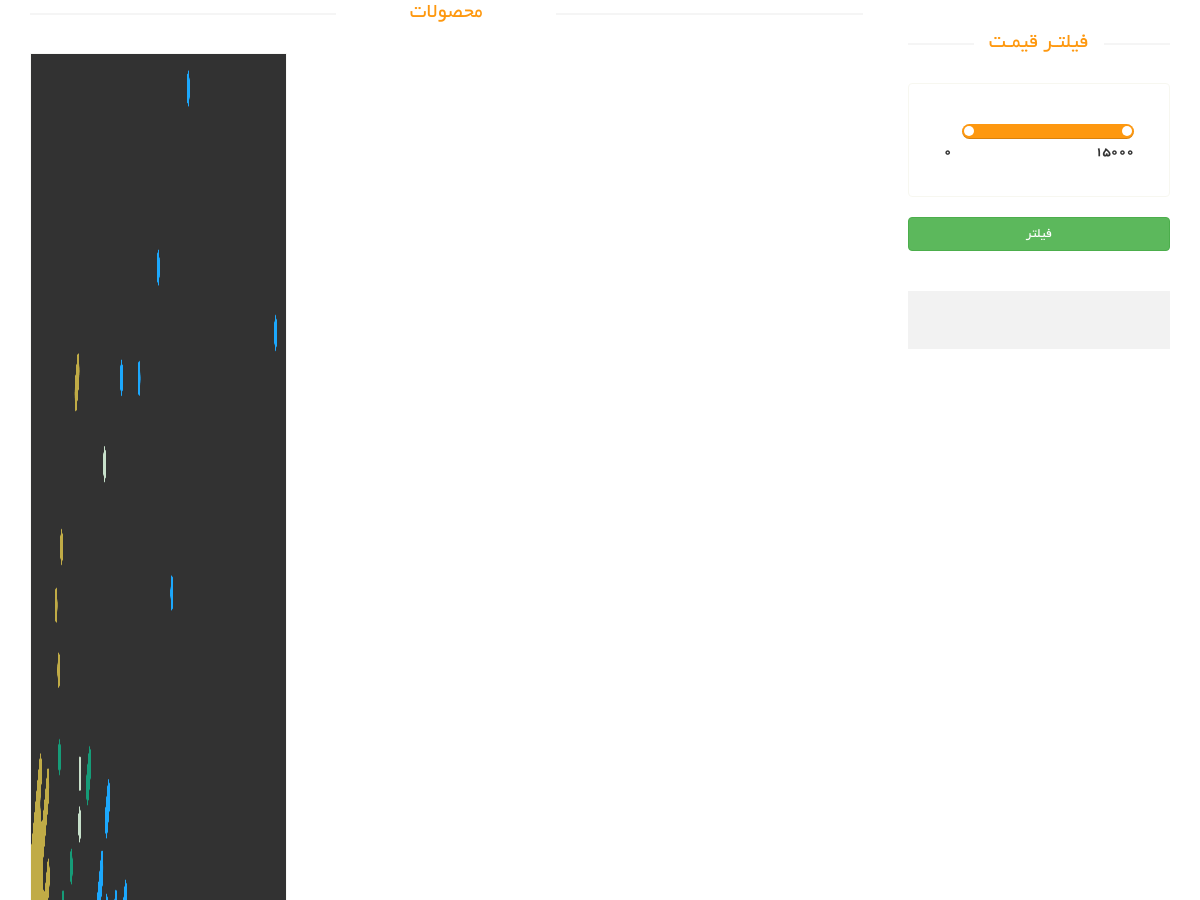
/products/ (upper part), run on an earlier commit of the app's database.
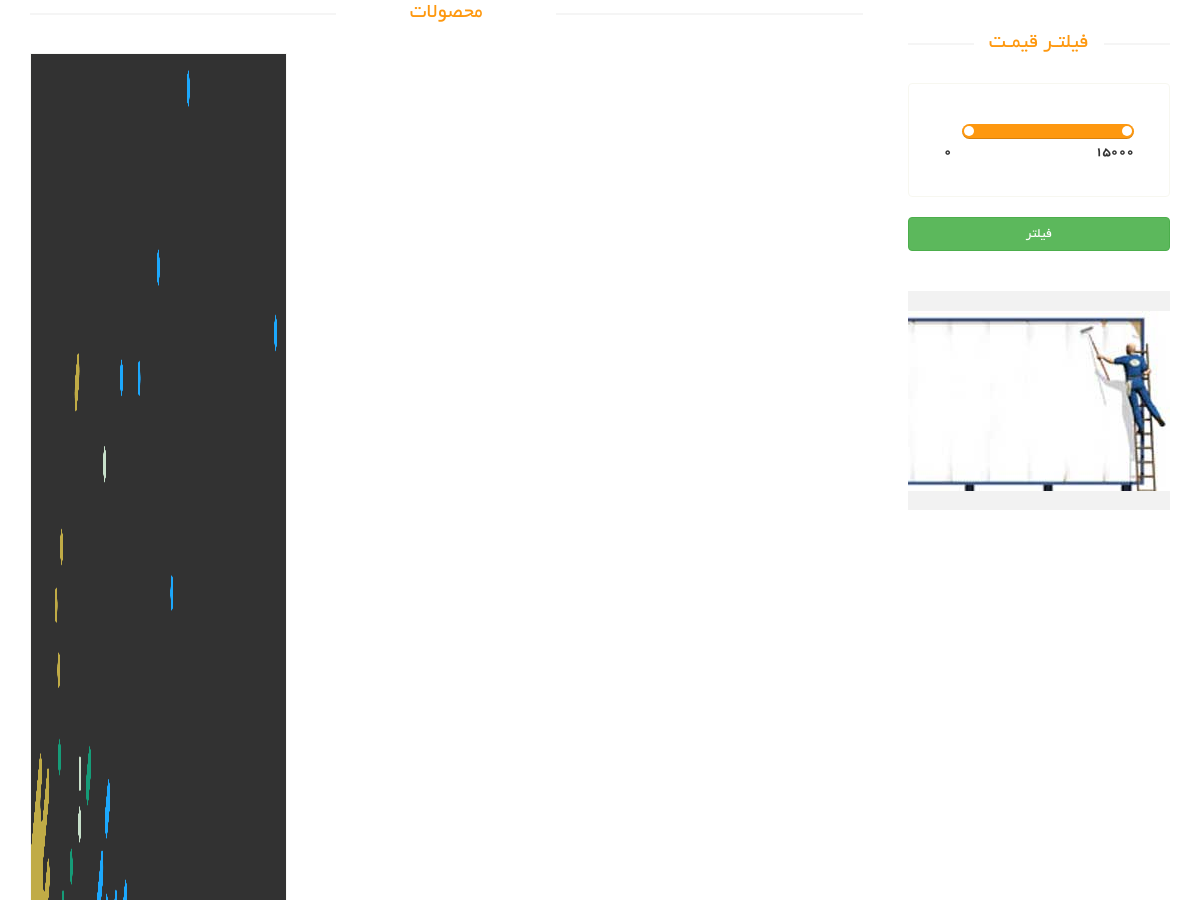
And on a later commit of the database.
### product_module/models.py (models this page shows, shortened)
class Product(models.Model):
    title = models.CharField(max_length=300, verbose_name='نام محصول')
    category = models.ManyToManyField(ProductCategory, related_name='product_categories', verbose_name='دسته بندی ها')
    image = models.ImageField(upload_to='images/products', null=True, blank=True, verbose_name='تصویر محصول')
    brand = models.ForeignKey(ProductBrand, on_delete=models.CASCADE, verbose_name='برند', null=True, blank=True)
    price = models.IntegerField(verbose_name='قیمت')
    short_description = models.CharField(max_length=360, db_index=True, null=True, verbose_name='توضیحات کوتاه')
    description = models.TextField(verbose_name='توضیحات اصلی', db_index=True)
    slug = models.SlugField(default="", null=False, db_index=True, blank=True, max_length=200, unique=True, verbose_name='عنوان در url')
    is_active = models.BooleanField(default=False, verbose_name='فعال / غیرفعال')
    is_delete = models.BooleanField(verbose_name='حذف شده / نشده')
    def get_absolute_url(self):
        return reverse('product-detail', args=[self.slug])
    class Meta:
        verbose_name = 'محصول'
        verbose_name_plural = 'محصولات'

### site_module/models.py (models this page shows, shortened)
class SiteBanner(models.Model):
    class SiteBannerPositions(models.TextChoices):
        product_list = 'product_list', 'صفحه لیست محصولات',
        product_detail = 'product_detail', 'صفحه ی جزییات محصولات',
        about_us = 'about_us', 'درباره ما'
    title = models.CharField(max_length=200, verbose_name='عنوان بنر')
    url = models.URLField(max_length=400, null=True, blank=True, verbose_name='آدرس بنر')
    image = models.ImageField(upload_to='images/banners', verbose_name='تصویر بنر')
    is_active = models.BooleanField(verbose_name='فعال / غیرفعال')
    position = models.CharField(max_length=200, choices=SiteBannerPositions.choices, verbose_name='جایگاه نمایشی')
    class Meta:
        verbose_name = 'بنر تبلیغاتی'
        verbose_name_plural = 'بنرهای تبلیغاتی'

### product_module/views.py (the view)
# urls.py: path('', views.ProductListView.as_view(), name='product-list'),
class ProductListView(ListView):
    template_name = 'product_module/product_list.html'
    model = Product
    context_object_name = 'products'
    ordering = ['-price']
    paginate_by = 1
    def get_context_data(self, *, object_list=None, **kwargs):
        print('context_data')
        context = super(ProductListView, self).get_context_data()
        query = Product.objects.all()
        product: Product = query.order_by('-price').first()
        db_max_price = product.price if product is not None else 0
        context['db_max_price'] = db_max_price
        context['start_price'] = self.request.GET.get('start_price') or 0
        context['end_price'] = self.request.GET.get('end_price') or db_max_price
        context['banners'] = SiteBanner.objects.filter(is_active=True, position__iexact=SiteBanner.SiteBannerPositions.product_list)
        return context
    def get_queryset(self):
        print('query_set')
        query = super(ProductListView, self).get_queryset()
        category_name = self.kwargs.get('cat')
        brand_name = self.kwargs.get('brand')
        request: HttpRequest = self.request
        start_price = request.GET.get('start_price')
        end_price = request.GET.get('end_price')
        if start_price is not None:
            query = query.filter(price__gte=start_price)
        if end_price is not None:
            query = query.filter(price__lte=end_price)
        if brand_name is not None:
            query = query.filter(brand__url_title__iexact=brand_name)
        if category_name is not None:
            query = query.filter(category__url_title__iexact=category_name)
        return query

### product_module/templates/product_module/product_list.html (shortened to what this page needs)
{% extends 'shared/_layout.html' %}
{% load thumbnail %}
{% load render_partial %}
{% block content %}
    <section>
        <div class="container">
            <div class="row">
                <div class="col-sm-9 padding-right">
                    {% if products %}
                        <div class="features_items">
                            <h2 class="title text-center">محصولات</h2>
                            {% for product in products %}
                                {% include 'includes/product_item_partial.html' with product=product %}
                            {% endfor %}
                            <div class="clearfix"></div>
                        </div>
                    {% else %}
                        <div class="alert alert-warning">
                            <p>هیچ محصولی یافت نشد</p>
                        </div>
                    {% endif %}
                </div>
                <div class="col-sm-3">
                    <div class="left-sidebar">
                        <div class="price-range">
                            <h2>فیلتـر قیمـت</h2>
                            <div class="well">
                                <br/>
                                <b>{{ db_max_price }}</b> <b class="pull-left">0</b>
                            </div>
                        </div>
                        <div>
                            <button class="btn btn-success btn-block" onclick="filterProducts()">فیلتر</button>
                        </div>
                        <div class="shipping text-center">
                            {% for banner in banners %}
                                <a href="{{ banner.url }}">
                                    <img src="{{ banner.image.url }}" alt="">
                                </a>
                            {% endfor %}
                            <br>
                            <br>
                        </div>
                    </div>
                </div>
            </div>
        </div>
    </section>
{% endblock %}

### templates/shared/_layout.html (shortened to what this page needs)
{% load render_partial %}
<!DOCTYPE html>
<html lang="en">
<head>
    {% include 'shared/header_references.html' %}
</head>
<body>
{% block content %}{% endblock %}
</body>
</html>

### templates/shared/header_references.html (shortened to what this page needs)
<link href="/static/css/bootstrap.min.css" rel="stylesheet">
<link href="/static/css/font-awesome.min.css" rel="stylesheet">
<link href="/static/css/prettyPhoto.css" rel="stylesheet">
<link href="/static/css/price-range.css" rel="stylesheet">
<link href="/static/css/animate.css" rel="stylesheet">
<link href="/static/css/main.css" rel="stylesheet">
<link href="/static/css/responsive.css" rel="stylesheet">
<link href="/static/css/custom.css" rel="stylesheet">

### product_module/templates/includes/product_item_partial.html (shortened to what this page needs)
{% load thumbnail %}
<div class="col-sm-4">
    <div class="product-image-wrapper">
        <div class="single-products">
            <div class="productinfo text-center">
                {% if product.image %}
                    {% thumbnail product.image "268x250" quality=100 crop="center" as im %}
    					<img src="{{ im.url }}" width="{{ im.width }}" height="{{ im.height }}">
					{% endthumbnail %}
                {% else %}
                    <img src="/static/images/shop/product.jpg" alt="">
                {% endif %}
            </div>
            <div class="product-overlay">
                <div class="overlay-content">
                </div>
            </div>
        </div>
    </div>
</div>

### static/css/main.css (style rules this page uses)
body { font-family: 'BYekan'; font-size: 10pt; position: relative; font-weight: normal; direction: rtl; }
a { -webkit-transition: 300ms; -moz-transition: 300ms; -o-transition: 300ms; transition: 300ms; }
h1, h2, h3, h4, h5, h6 { font-family: 'BYekan', sans-serif; }
.left-sidebar h2, .brands_products h2 { color: #FE980F; font-family: 'BYekan', sans-serif; font-size: 16pt; font-weight: 400; margin: 0 0 30px auto; text-align: center; text-transform: uppercase; position: relative; z-index: 3; }
.left-sidebar h2:after, h2.title:after { content: " "; position: absolute; border: 1px solid #f5f5f5; bottom: 8px; right: 0; width: 100%; height: 0; z-index: -2; }
.left-sidebar h2:before { content: " "; position: absolute; background: #fff; bottom: -6px; width: 130px; height: 30px; z-index: -1; right: 50%; margin-right: -65px; }
h2.title:before { content: " "; position: absolute; background: #fff; bottom: -6px; width: 220px; height: 30px; z-index: -1; right: 50%; margin-right: -110px; }
.shipping { background-color: #F2F2F2; margin-top: 40px; overflow: hidden; padding-top: 20px; position: relative; }
.price-range { margin-top: 30px; }
.well { background-color: #FFFFFF; border: 1px solid #F7F7F0; border-radius: 4px; box-shadow: none; margin-bottom: 20px; min-height: 20px; padding: 35px; }
.padding-right { padding-left: 0; }
.features_items { overflow: hidden; }
h2.title { color: #FE980F; font-family: 'BYekan', sans-serif; font-size: 16pt; font-weight: 400; margin: 0 15px; text-transform: uppercase; margin-bottom: 30px; position: relative; }
.product-image-wrapper { border: 1px solid #F7F7F5; overflow: hidden; margin-bottom: 30px; }
.single-products { position: relative; }
.productinfo img { width: 100%; }
.productinfo { position: relative; }
.product-overlay { background: #FE980F; top: 0; display: none; height: 0; position: absolute; transition: height 500ms ease 0s; width: 100%; display: block; }
.product-overlay .overlay-content { bottom: 0; position: absolute; bottom: 0; text-align: center; width: 100%; }

What changed in the data, as far as the page shows it:
added SiteBanner: image (picture)
